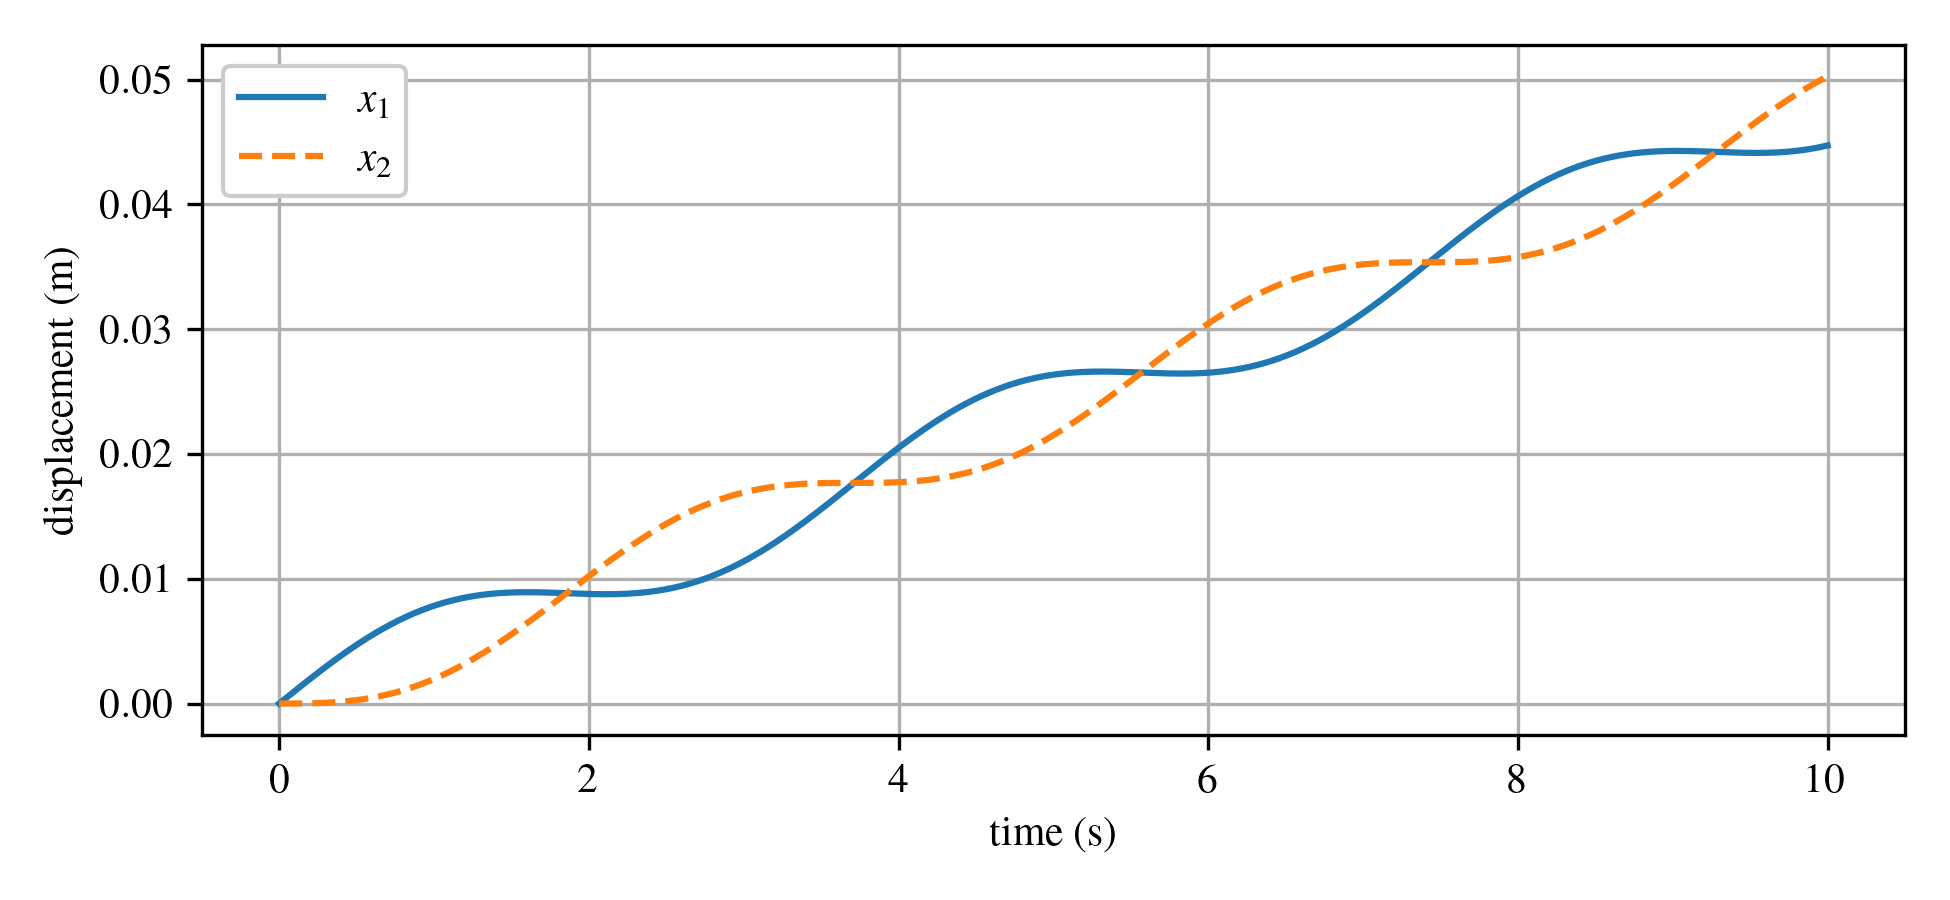

Generate this figure with Python:
#!/usr/bin/env python3
# -*- coding: utf-8 -*-
"""
Default plotting code for Open_Vibrations that sets the fonts and format.

@author: Austin Downey
"""

#%% import modules and set default fonts and colors

import IPython as IP
IP.get_ipython().magic('reset -sf')

import matplotlib.pyplot as plt
import matplotlib as mpl
import numpy as np
import pandas as PD
import scipy as sp
from scipy import interpolate
import pickle
import time
import re
import json as json
import pylab

# set default fonts and plot colors
plt.rcParams.update({'text.usetex': True})
plt.rcParams.update({'image.cmap': 'viridis'})
plt.rcParams.update({'font.serif':['Times New Roman', 'Times', 'DejaVu Serif',
 'Bitstream Vera Serif', 'Computer Modern Roman', 'New Century Schoolbook',
 'Century Schoolbook L',  'Utopia', 'ITC Bookman', 'Bookman', 
 'Nimbus Roman No9 L', 'Palatino', 'Charter', 'serif']})
plt.rcParams.update({'font.family':'serif'})
plt.rcParams.update({'font.size': 10})
plt.rcParams.update({'mathtext.rm': 'serif'})
plt.rcParams.update({'mathtext.fontset': 'custom'}) # I don't think I need this as its set to 'stixsans' above.
cc = plt.rcParams['axes.prop_cycle'].by_key()['color']
plt.close('all')


#%% for a forced response for a underdamped system with the forcing function being cos. 





F_0 = 10
m_1 = 1000
m_2 = 1100
k = 1500
omega=np.sqrt(k*(1/m_1+1/m_2)) 

t = np.linspace(0,10,1000)

x_1 = F_0/(m_1+m_2)*(t+m_2/(omega*m_1)*np.sin(omega*t))
x_2 = F_0/(m_1+m_2)*(t-1/(omega)*np.sin(omega*t))


plt.figure(figsize=(6.5,3))
plt.plot(t,x_1,label='$x_1$')
plt.plot(t,x_2,'--',label='$x_2$')
plt.grid(True)
plt.xlabel('time (s)')
plt.ylabel('displacement (m)')
plt.tight_layout()
plt.legend(framealpha=1)
plt.savefig('2_DOF_impact_example',dpi=300)
plt.savefig('2_DOF_impact_example.pdf',dpi=300)




























































